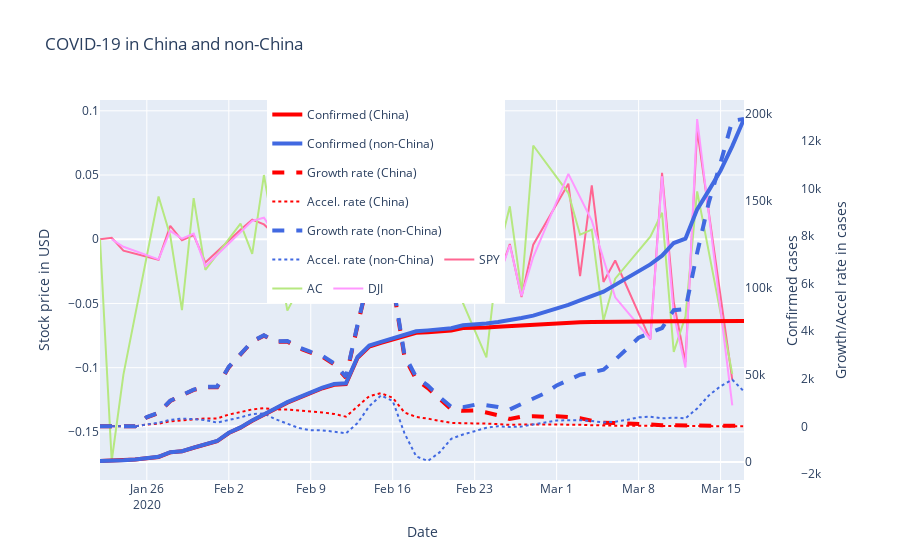

The notebook cell this image was saved under:
### Markdown cell above
## Plot

### Code cell
# Show fig
import plotly.express as px
import plotly.graph_objects as go

colorSequence = ["red", "royalblue"]

layout = go.Layout(title="COVID-19 in China and non-China", margin={"l": 100, "r": 100},
                   colorway=["#287D95", "#EF533B"], legend={"x": 0.7, "y": 1, 'orientation': "h"},
                   yaxis={'title': 'Stock price % change'},                   
                   yaxis2={'title': 'Growth/Accel rate in cases', 'overlaying': 'y', 'side': 'right', "showgrid": False, 'position': 1},
                   yaxis3={'title': 'Confirmed cases', 
                           "showgrid": False,
                           'overlaying': 'y',
                           'side': 'right',
                           'position': 0.92},
                   xaxis={"title": "Date",
                         'domain': [0, 0.92]},
                   height=1000)

chinaColor = colorSequence[0]
nonChinaColor = colorSequence[1]

# Only plot 'confirmed', since we can't control the dashed lines and second-axes using Plotly Express
trace_confirmed_china = go.Scatter(x=df_china_prepared['date'], 
                                y=df_china_prepared['confirmed'], 
                                name='Confirmed (China)',
                                line=dict(color=chinaColor, 
                                          width=4), 
                                yaxis="y3")

trace_confirmed_non_china = go.Scatter(x=df_non_china_prepared['date'], 
                                y=df_non_china_prepared['confirmed'], 
                                name='Confirmed (non-China)',
                                line=dict(color=nonChinaColor, 
                                          width=4), 
                                yaxis="y3")

# Reset index
df_non_china_flattened = df_non_china.reset_index()

# Add growth rate
trace_growth_china = go.Scatter(x=df_china['date'], 
                                y=df_china['growth_rate'], 
                                name='Growth rate (China)',
                                line=dict(color=chinaColor, 
                                          width=4, 
                                          dash='dash'), 
                                yaxis="y2")
trace_growth_non_china = go.Scatter(x=df_non_china_flattened['date'], 
                                    y=df_non_china_flattened['growth_rate'], 
                                    name='Growth rate (non-China)',
                                    line=dict(color=nonChinaColor, 
                                              width=4, 
                                              dash='dash'), 
                                    yaxis="y2")

# Add acceleration rate
trace_accel_china = go.Scatter(x=df_china['date'], 
                               y=df_china['acceleration_rate'], 
                               name='Accel. rate (China)',
                         line=dict(color=chinaColor, 
                                   width=2, 
                                   dash='dot'), 
                               yaxis="y2")

trace_accel_non_china = go.Scatter(x=df_non_china_flattened['date'], 
                                   y=df_non_china_flattened['acceleration_rate'], 
                                   name='Accel. rate (non-China)',
                         line=dict(color=nonChinaColor, 
                                   width=2, 
                                   dash='dot'), 
                                   yaxis="y2")

traces_stocks = px.line(stocks, 
                           x='Date', 
                           y='Close % Change', 
                           color='Ticker',
                           color_discrete_map=colorMap,).data

# Combine to make a tuple
traces_combined = (trace_confirmed_china, trace_confirmed_non_china, trace_growth_china, trace_accel_china, trace_growth_non_china, trace_accel_non_china,) + traces_stocks
fig = go.Figure(data=traces_combined, layout=layout)
fig.show()
